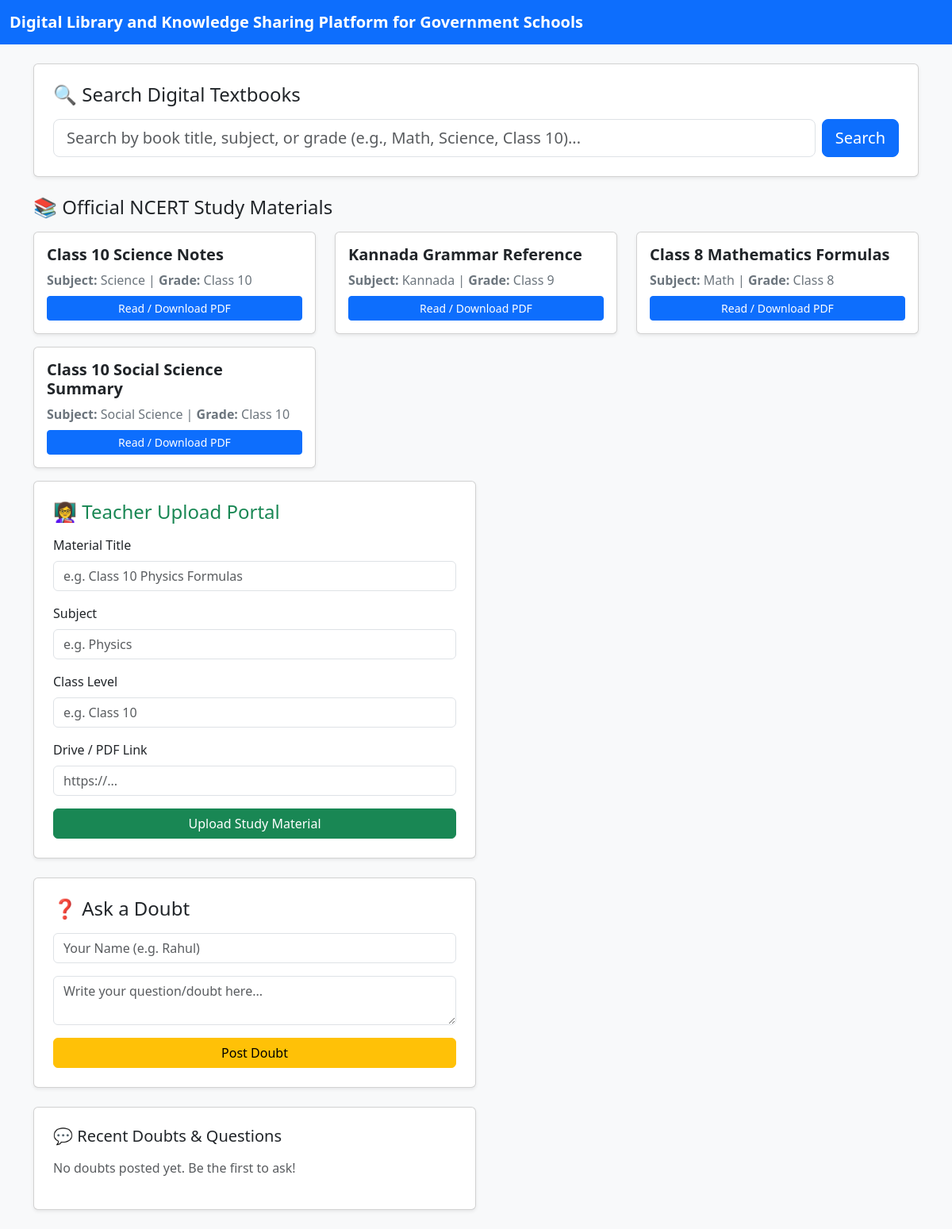
Before: / with the older database file.
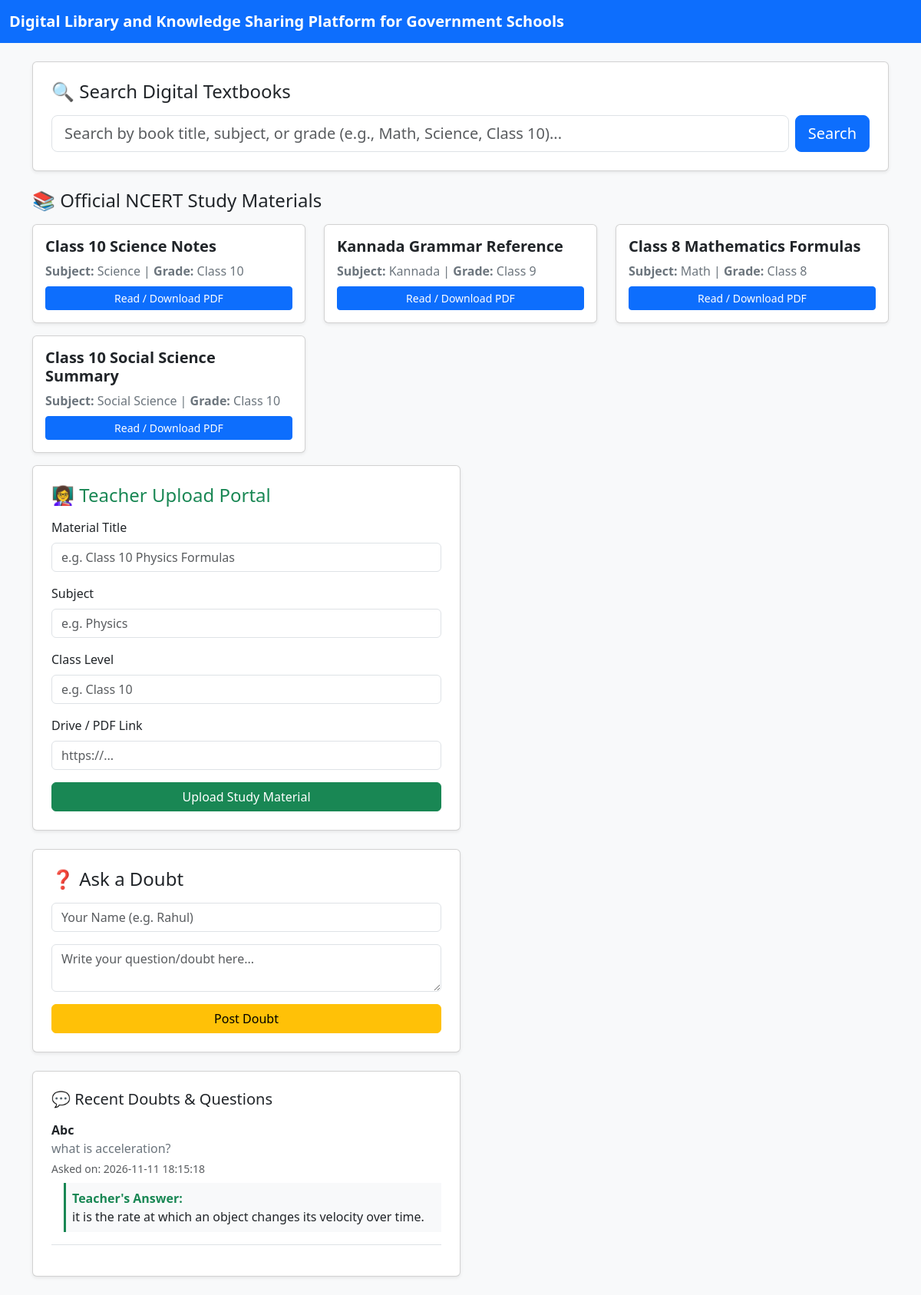
After: the same page with the newer database file.
### tables this page shows
CREATE TABLE notes (
            id INTEGER PRIMARY KEY AUTOINCREMENT,
            title TEXT NOT NULL,
            subject TEXT NOT NULL,
            class_level TEXT NOT NULL,
            pdf_link TEXT NOT NULL
        );

CREATE TABLE qna (
            id INTEGER PRIMARY KEY AUTOINCREMENT,
            question TEXT NOT NULL,
            author TEXT NOT NULL,
            created_at TIMESTAMP DEFAULT CURRENT_TIMESTAMP,
            answer TEXT
        );

### app.py (the view)
@app.route('/', methods=['GET', 'POST'])
def index():
    query = request.form.get('search_query') if request.method == 'POST' else None
    if query:
        conn = sqlite3.connect('library.db')
        conn.row_factory = sqlite3.Row
        cursor = conn.cursor()
        cursor.execute("SELECT * FROM notes WHERE title LIKE ? OR subject LIKE ? OR class_level LIKE ?",
                       (f'%{query}%', f'%{query}%', f'%{query}%'))
        notes = [dict(row) for row in cursor.fetchall()]
        conn.close()
    else:
        notes = get_all_notes()
    qna_list = get_all_qna()
    return render_template('index.html', notes=notes, qna=qna_list)

### database.py (called while the page is built)
def get_connection():
    conn = sqlite3.connect(DB_NAME)
    conn.row_factory = sqlite3.Row
    return conn

def get_all_notes():
    conn = get_connection()
    cursor = conn.cursor()
    cursor.execute("SELECT * FROM notes")
    rows = cursor.fetchall()
    conn.close()
    return [dict(row) for row in rows]

def get_all_qna():
    conn = get_connection()
    cursor = conn.cursor()
    cursor.execute("SELECT * FROM qna ORDER BY created_at DESC")
    rows = cursor.fetchall()
    conn.close()
    return [dict(row) for row in rows]

### templates/index.html (shortened to what this page needs)
<!DOCTYPE html>
<html lang="en">
<head>
    <link href="https://cdn.jsdelivr.net/npm/bootstrap@5.3.0/dist/css/bootstrap.min.css" rel="stylesheet">
</head>
<body class="bg-light">
    <nav class="navbar navbar-expand-lg navbar-dark bg-primary">
        <div class="container-fluid">
            <a class="navbar-brand fw-bold" href="/">Digital Library and Knowledge Sharing Platform for Government Schools</a>
        </div>
    </nav>
    <div class="container my-4">
        <div class="card p-4 shadow-sm mb-4">
            <h4 class="mb-3">🔍 Search Digital Textbooks</h4>
            <form action="/" method="POST" class="d-flex gap-2">
                <input type="text" name="search_query" class="form-control form-control-lg" placeholder="Search by book title, subject, or grade (e.g., Math, Science, Class 10)..." required>
                <button type="submit" class="btn btn-primary btn-lg">Search</button>
            </form>
        </div>
        <h4 class="mt-4 mb-3">📚 Official NCERT Study Materials</h4>
        <div class="row">
            {% if notes %}
                {% for note in notes %}
                <div class="col-md-4 mb-3">
                    <div class="card h-100 shadow-sm p-3">
                        <h5 class="card-title fw-bold text-dark">{{ note[1] if note[1] else note['title'] }}</h5>
                        <p class="card-text text-secondary mb-2">
                            <strong>Subject:</strong> {{ note[2] if note[2] else note['subject'] }} |
                            <strong>Grade:</strong> {{ note[3] if note[3] else note['class_level'] }}
                        </p>
                        <a href="{{ note[4] if note[4] else note['pdf_link'] }}" target="_blank" class="btn btn-sm btn-primary mt-auto">Read / Download PDF</a>
                    </div>
                </div>
                {% endfor %}
            {% else %}
                <div class="col-12">
                    <div class="alert alert-info">No study materials found in database. Use the Teacher Upload Portal below to post your first note!</div>
                </div>
            {% endif %}
        </div>
            <div class="col-md-6 mb-4">
                <div class="card p-4 shadow-sm">
                    <h4 class="text-success mb-3">👩‍🏫 Teacher Upload Portal</h4>
                    <form action="/upload_note" method="POST">
                        <div class="mb-3">
                            <label class="form-label">Material Title</label>
                            <input type="text" name="title" class="form-control" placeholder="e.g. Class 10 Physics Formulas" required>
                        </div>
                        <div class="mb-3">
                            <label class="form-label">Subject</label>
                            <input type="text" name="subject" class="form-control" placeholder="e.g. Physics" required>
                        </div>
                        <div class="mb-3">
                            <label class="form-label">Class Level</label>
                            <input type="text" name="class_level" class="form-control" placeholder="e.g. Class 10" required>
                        </div>
                        <div class="mb-3">
                            <label class="form-label">Drive / PDF Link</label>
                            <input type="url" name="pdf_link" class="form-control" placeholder="https://..." required>
                        </div>
                        <button type="submit" class="btn btn-success w-100">Upload Study Material</button>
                    </form>
                </div>
            </div>
        <div class="col-md-6 mb-4">
            <div class="card p-4 shadow-sm mb-4">
                <h4 class="text-warning text-dark mb-3">❓ Ask a Doubt</h4>
                <form action="/add_doubt" method="POST">
                    <div class="mb-3">
                        <input type="text" name="author" class="form-control" placeholder="Your Name (e.g. Rahul)">
                    </div>
                    <div class="mb-3">
                        <textarea name="question" class="form-control" rows="2" placeholder="Write your question/doubt here..." required></textarea>
                    </div>
                    <button type="submit" class="btn btn-warning w-100">Post Doubt</button>
                </form>
            </div>
            <div class="card p-4 shadow-sm">
                <h5 class="mb-3">💬 Recent Doubts & Questions</h5>
                {% if qna %}
                    {% for q in qna %}
                    <div class="border-bottom pb-3 mb-3">
                        <strong>{{ q['author'] if q['author'] else q[2] }}</strong>
                        <p class="mb-1 text-secondary">{{ q['question'] if q['question'] else q[1] }}</p>
                        <small class="text-muted d-block mb-2">Asked on: {{ q['created_at'] if q['created_at'] else q[3] }}</small>
                        {% if q['answer'] %}
                            <div class="p-2 bg-light border-start border-success border-3 ms-3">
                                <strong class="text-success">Teacher's Answer:</strong>
                                <p class="mb-0 text-dark">{{ q['answer'] }}</p>
                            </div>
                        {% endif %}
                    </div>
                    {% endfor %}
                {% else %}
                    <p class="text-muted">No doubts posted yet. Be the first to ask!</p>
                {% endif %}
            </div>
        </div>
    </div>
</body>
</html>

Changed rows visible on the page:
added qna: author "Abc", question "what is acceleration?", created_at "2026-11-11 18:15:18", answer "it is the rate at which an object changes its velocity over time."
Other visible differences:
text no longer shown: "No doubts posted yet. Be the first to ask!"
